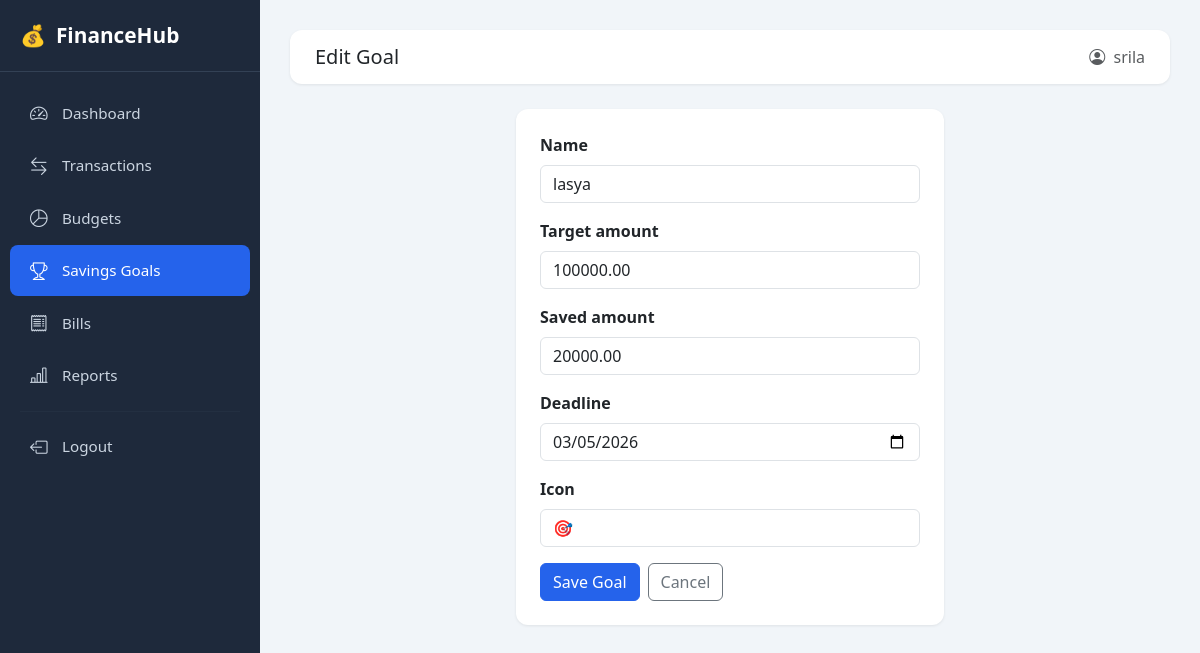
The page /finance/goals/edit/1/ (signed in) on the database its author committed.
### finance/models.py (models this page shows, shortened)
class SavingsGoal(models.Model):
    user = models.ForeignKey(User, on_delete=models.CASCADE)
    name = models.CharField(max_length=200)
    target_amount = models.DecimalField(max_digits=12, decimal_places=2)
    saved_amount = models.DecimalField(max_digits=12, decimal_places=2, default=0)
    deadline = models.DateField(null=True, blank=True)
    icon = models.CharField(max_length=10, default='🎯')
    created_at = models.DateTimeField(auto_now_add=True)
    class Meta:
        ordering = ['-created_at']

### finance/views.py (the view)
# urls.py: path('goals/edit/<int:pk>/', views.edit_goal, name='edit_goal'),
@login_required
def edit_goal(request, pk):
    g = get_object_or_404(SavingsGoal, pk=pk, user=request.user)
    form = SavingsGoalForm(request.POST or None, instance=g)
    if form.is_valid():
        form.save()
        messages.success(request, "Goal updated! ✅")
        return redirect('goal_list')
    return render(request, 'finance/goal_form.html', {'form': form, 'title': 'Edit Goal'})

### finance/forms.py
class SavingsGoalForm(forms.ModelForm):
    class Meta:
        model = SavingsGoal
        fields = ['name', 'target_amount', 'saved_amount', 'deadline', 'icon']
        widgets = {
            'deadline': forms.DateInput(attrs={'type': 'date', 'class': 'form-control'}),
        }
    def __init__(self, *args, **kwargs):
        super().__init__(*args, **kwargs)
        for name, field in self.fields.items():
            if name != 'deadline':
                field.widget.attrs['class'] = 'form-control'

### finance/templates/finance/goal_form.html (shortened to what this page needs)
{% extends 'finance/base.html' %}
{% block page_title %}{{ title }}{% endblock %}
{% block content %}
<div class="row justify-content-center">
    <div class="col-md-6">
        <div class="card p-4">
            <form method="post">
                {% for field in form %}
                <div class="mb-3">
                    <label class="form-label fw-semibold">{{ field.label }}</label>
                    {{ field }}
                </div>
                {% endfor %}
                <div class="d-flex gap-2 mt-3">
                    <button type="submit" class="btn btn-primary">Save Goal</button>
                    <a href="{% url 'goal_list' %}" class="btn btn-outline-secondary">Cancel</a>
                </div>
            </form>
        </div>
    </div>
</div>
{% endblock %}

### finance/templates/finance/base.html (shortened to what this page needs)
<!DOCTYPE html>
<html lang="en">
<head>
    <link href="https://cdn.jsdelivr.net/npm/bootstrap@5.3.0/dist/css/bootstrap.min.css" rel="stylesheet">
    <link href="https://cdn.jsdelivr.net/npm/bootstrap-icons@1.11.0/font/bootstrap-icons.css" rel="stylesheet">
</head>
<body>
{% if user.is_authenticated %}
<div class="sidebar">
    <div class="brand">
        <span>💰</span> FinanceHub
    </div>
    <nav class="mt-3">
        <a href="{% url 'dashboard' %}" class="nav-link {% if request.resolver_match.url_name == 'dashboard' %}active{% endif %}">
            <i class="bi bi-speedometer2"></i> Dashboard
        </a>
        <a href="{% url 'transaction_list' %}" class="nav-link {% if 'transaction' in request.resolver_match.url_name %}active{% endif %}">
            <i class="bi bi-arrow-left-right"></i> Transactions
        </a>
        <a href="{% url 'budget_list' %}" class="nav-link {% if 'budget' in request.resolver_match.url_name %}active{% endif %}">
            <i class="bi bi-pie-chart"></i> Budgets
        </a>
        <a href="{% url 'goal_list' %}" class="nav-link {% if 'goal' in request.resolver_match.url_name %}active{% endif %}">
            <i class="bi bi-trophy"></i> Savings Goals
        </a>
        <a href="{% url 'bill_list' %}" class="nav-link {% if 'bill' in request.resolver_match.url_name %}active{% endif %}">
            <i class="bi bi-receipt"></i> Bills
        </a>
        <a href="{% url 'reports' %}" class="nav-link {% if 'report' in request.resolver_match.url_name %}active{% endif %}">
            <i class="bi bi-bar-chart-line"></i> Reports
        </a>
        <hr style="border-color:#334155; margin: 10px 20px;">
        <a href="{% url 'logout' %}" class="nav-link">
            <i class="bi bi-box-arrow-left"></i> Logout
        </a>
    </nav>
</div>
<div class="main-content">
    <div class="topbar">
        <h5 class="mb-0 fw-600">{% block page_title %}Dashboard{% endblock %}</h5>
        <span class="text-muted"><i class="bi bi-person-circle me-1"></i> {{ user.username }}</span>
    </div>
    {% block content %}{% endblock %}
</div>
{% else %}
{% block auth_content %}{% endblock %}
{% endif %}
</body>
</html>

### finance/templates/finance/base.html (style rules this page uses)
:root { --primary: #2563eb; --sidebar-bg: #1e293b; --sidebar-text: #cbd5e1; --sidebar-hover: #334155; --sidebar-active: #2563eb; }
body { background: #f1f5f9; font-family: 'Segoe UI', sans-serif; }
.sidebar { width: 260px; min-height: 100vh; background: var(--sidebar-bg); position: fixed; top: 0; left: 0; z-index: 100; transition: transform 0.3s; }
.sidebar .brand { padding: 20px; font-size: 1.3rem; font-weight: 700; color: #fff; border-bottom: 1px solid #334155; display: flex; align-items: center; gap: 10px; }
.sidebar .nav-link { color: var(--sidebar-text); padding: 12px 20px; display: flex; align-items: center; gap: 12px; font-size: 0.95rem; border-radius: 8px; margin: 2px 10px; transition: all 0.2s; }
.sidebar .nav-link.active { background: var(--sidebar-active); color: #fff; }
.sidebar .nav-link i { font-size: 1.1rem; width: 20px; }
.main-content { margin-left: 260px; padding: 30px; min-height: 100vh; }
.topbar { background: #fff; border-radius: 12px; padding: 15px 25px; margin-bottom: 25px; display: flex; justify-content: space-between; align-items: center; box-shadow: 0 1px 3px rgba(0,0,0,0.08); }
.card { border: none; border-radius: 12px; box-shadow: 0 1px 3px rgba(0,0,0,0.08); }
.btn-primary { background: var(--primary); border-color: var(--primary); }

### rows shown on the page
SavingsGoal: form "lasya" "100000.00" "20000.00" "03/05/2026" "🎯"

### other values the page prints
{{ title }} "Edit Goal"
{{ user.username }} "srila"
{{ field.label }} "Name" "Target amount" "Saved amount" "Deadline" "Icon"
